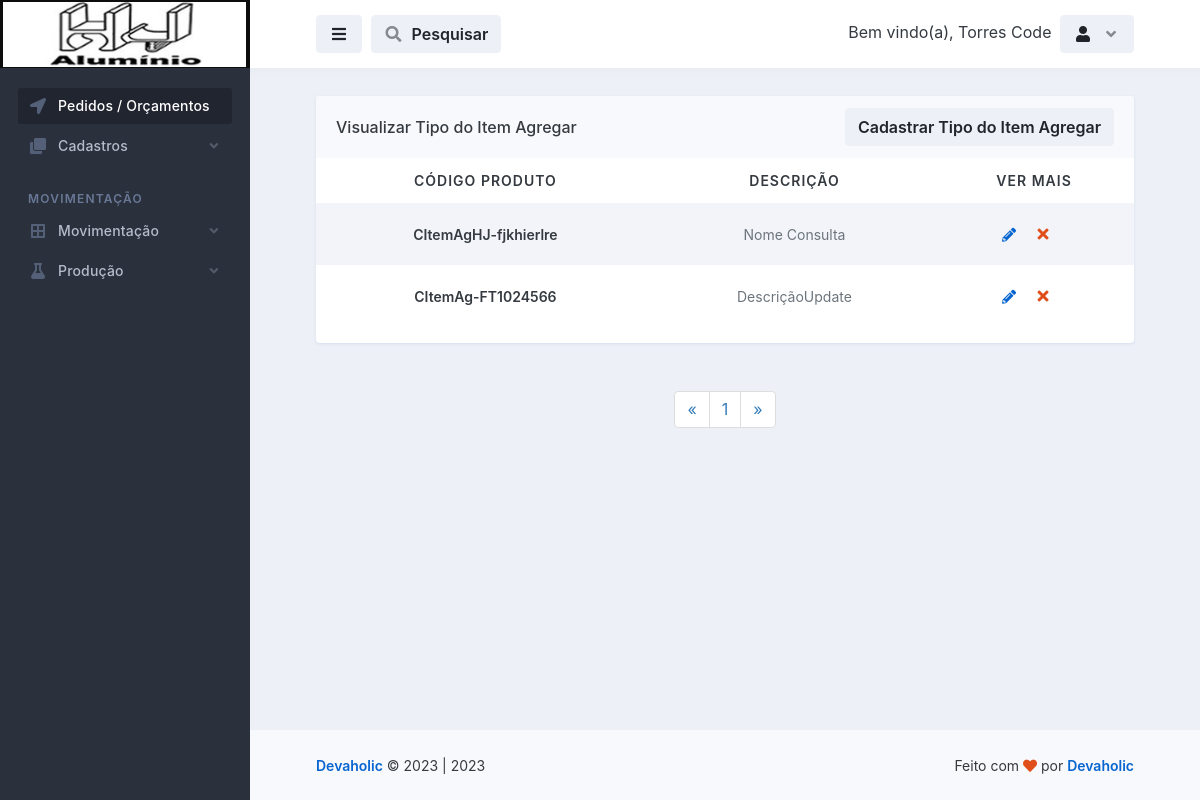
Screenshot of /tipo_do_item_agregar/visualizar_tipo_do_item_agregar.php (signed in) with the database file from the repository.
### tables this page shows
CREATE TABLE `logado` (
  `id` int(11) NOT NULL,
  `nome` varchar(50) NOT NULL,
  `email` varchar(100) NOT NULL,
  `senha` varchar(50) NOT NULL,
  `parceiro_colaborador` varchar(100) NOT NULL,
  `cpf` int(100) NOT NULL,
  `rg` int(20) NOT NULL,
  `cep` int(20) NOT NULL,
  `endereco` varchar(100) NOT NULL,
  `telefone` varchar(50) NOT NULL,
  `complemento` varchar(100) NOT NULL,
  `bairro` varchar(100) NOT NULL,
  `cidade` varchar(100) NOT NULL,
  `uf` varchar(20) NOT NULL,
  `nascimento` varchar(100) NOT NULL,
  `nivel` varchar(20) NOT NULL
);

CREATE TABLE `tipo_do_item_agregar` (
  `id` int(11) NOT NULL,
  `descricao` varchar(255) NOT NULL,
  `codigo_produto` varchar(255) NOT NULL
);

### database.php (called while the page is built, shortened)
<?php
    class database
    {
        public $server = 'localhost';
        public $user = 'root';
        public $pass = '';
        public $bdn = 'maxportas';
        public function __construct()
        {
            try{
            $this->conn = new PDO('mysql:host='.$this->server.'; dbname='.$this->bdn, $this->user, $this->pass);
            } catch(PDOException $e){
                echo "Error $e";
            }
        }
    }
?>

### controllers/controllers_tipo_do_item_agregar.php (called while the page is built, shortened)
<?php
    include "../database.php";
class controllers_tipo_do_item_agregar extends database
{
    public function selecionar_tipo_do_item_agregar()
    {
        $selecionar_tipo_do_item_agregar = $this->conn->prepare("SELECT * FROM tipo_do_item_agregar ORDER BY id DESC");
        $selecionar_tipo_do_item_agregar->execute();
        $resultipo_do_item_agregar = $selecionar_tipo_do_item_agregar->fetchAll(PDO::FETCH_ASSOC);
        return $resultipo_do_item_agregar;
    }
}
?>

### tipo_do_item_agregar/visualizar_tipo_do_item_agregar.php (the view, shortened to what this page needs)
<?php
require_once "../config.php";
$conn = mysqli_connect($DBHOST, $DBUSER, $DBPASS, $DBNAME);
$pagina = (isset($_GET['pagina']))? $_GET['pagina'] : 1;
$result_tipo_do_item_agregar = "SELECT * FROM tipo_do_item_agregar ORDER BY id DESC";
$resultado_tipo_do_item_agregar = mysqli_query($conn, $result_tipo_do_item_agregar);
$total_tipo_do_item_agregar = mysqli_num_rows($resultado_tipo_do_item_agregar);
$quantidade_pg = 10;
$num_pagina = ceil($total_tipo_do_item_agregar/$quantidade_pg);
$incio = ($quantidade_pg*$pagina)-$quantidade_pg;
$result_tipo_do_item_agregar = "SELECT * FROM tipo_do_item_agregar ORDER BY id DESC limit $incio, $quantidade_pg";
$resultado_tipo_do_item_agregar = mysqli_query($conn, $result_tipo_do_item_agregar);
?>
<!doctype html>
<html lang="en">
  <head>
    <link rel="stylesheet" id="css-main" href="../assets/css/dashmix.min.css">
    <link rel="stylesheet" href="../assets/css/pagination.css">
  </head>
  <body>
    <div id="page-container" class="sidebar-o sidebar-dark enable-page-overlay side-scroll page-header-fixed main-content-narrow">
    <?php require_once "../template/sidebar.php" ?>
<header id="page-header">
    <div class="content-header">
    <div class="space-x-1">
        <button type="button" class="btn btn-alt-secondary" data-toggle="layout" data-action="sidebar_toggle">
        <i class="fa fa-fw fa-bars"></i>
        </button>
            <button type="button" class="btn btn-alt-secondary" data-toggle="layout" data-action="header_search_on">
              <i class="fa fa-fw opacity-50 fa-search"></i> <span class="ms-1 d-none d-sm-inline-block">Pesquisar</span>
            </button>
    </div>
    <?php require_once "../template/btn_logout.php"; ?>
    </div>
</header>
      <main id="main-container">
        <div class="content content-full content-boxed">
          <div class="row">
            <div class="col-md-12">
              <div class="block block-rounded block-mode-loading-refresh">
                <div class="block-header block-header-default">
                  <h3 class="block-title">
                    Visualizar Tipo do Item Agregar
                  </h3>
                  <a class="btn btn-alt-secondary" href="tipo_do_item_agregar.php">
                    Cadastrar Tipo do Item Agregar
                  </a>
                </div>
                <div class="table-responsive">
                  <table class="table table-striped table-hover table-borderless table-vcenter fs-sm">
                  <?php
                    require_once "../controllers/controllers_tipo_do_item_agregar.php";
                    $selecionar_tipo_do_item_agregar = new controllers_tipo_do_item_agregar();
                    $result_tipo_do_item_agregar = $selecionar_tipo_do_item_agregar->selecionar_tipo_do_item_agregar();
                    if(count($result_tipo_do_item_agregar) > 0)
                    { ?>
                    <thead style="text-align: center;">
                      <tr class="text-uppercase">
                        <th>Código Produto</th>
                        <th>Descrição</th>
                        <th>Ver Mais</th>
                      </tr>
                    </thead>
                    <?php }?>
                    <tbody style="text-align: center;">
                        <?php
                            require_once "../controllers/controllers_tipo_do_item_agregar.php";
                            $selecionar_tipo_do_item_agregar = new controllers_tipo_do_item_agregar();
                            $result_tipo_do_item_agregar = $selecionar_tipo_do_item_agregar->selecionar_tipo_do_item_agregar();
                            if(count($result_tipo_do_item_agregar) > 0)
                            {
                              while($row_tipo_do_item_agregar = mysqli_fetch_assoc($resultado_tipo_do_item_agregar)){ ?>
                                <tr style="text-align: center;">
                                  <td>
                                      <span class="fw-semibold"><?php echo $row_tipo_do_item_agregar['codigo_produto']; ?></span>
                                  </td>
                                  <td>
                                    <span class="fs-sm text-muted"><?php echo $row_tipo_do_item_agregar['descricao'];?></span>
                                  </td>
                                  <td class="text-center text-nowrap fw-medium" style="display: flex; justify-content: center; align-items: center;">
                                    <a href="./atualizar_tipo_do_item_agregar.php?atualizar_agregar=<?php $idCriptografado = base64_encode($row_tipo_do_item_agregar['id']); echo $idCriptografado;?>">
                                        <i class="fa fa-pencil-alt me-1 opacity-100"></i>
                                    </a>
                                    <?php
                                       echo "<button class='btn' onclick='abrirModal(".$row_tipo_do_item_agregar['id'].")'><i class='fa fa-fw fa-times text-danger'></i></button>";
                                    ?>
                                  </td>
                                </tr>
                          <?php } } else { echo "<h1>Nenhum registo encontrado!</h1>"; } ?>
                    </tbody>
                  </table>
                </div>
                </div>
                <?php
                  $pagina_anterior = $pagina - 1;
                  $pagina_posterior = $pagina + 1;
                ?>
                <nav class="text-center">
                  <ul class="pagination">
                    <li>
                      <?php
                      if($pagina_anterior != 0){ ?>
                        <a href="visualizar_tipo_do_item_agregar.php?pagina=<?php echo $pagina_anterior; ?>" aria-label="Previous">
                          <span aria-hidden="true">&laquo;</span>
                        </a>
                      <?php }else{ ?>
                        <span aria-hidden="true">&laquo;</span>
                      <?php }  ?>
                    </li>
                    <?php
                    for($i = 1; $i < $num_pagina + 1; $i++){ ?>
                      <li><a href="visualizar_tipo_do_item_agregar.php?pagina=<?php echo $i; ?>"><?php echo $i; ?></a>
                      </li>
                    <?php } ?>
                    <li>
                      <?php
                      if($pagina_posterior <= $num_pagina){ ?>
                        <a href="visualizar_tipo_do_item_agregar.php?pagina=<?php echo $pagina_posterior; ?>" aria-label="Previous">
                          <span aria-hidden="true">&raquo;</span>
                        </a>
                      <?php }else{ ?>
                        <span aria-hidden="true">&raquo;</span>
                      <?php }  ?>
                    </li>
                  </ul>
                </nav>
              </div>
        </div>
      </main>
      <?php require_once "../template/footer.php" ?>
    </div>
  </body>
</html>

### template/btn_logout.php (shortened to what this page needs)
<?php
    include "../conexao-bd.php";
    $email = $_SESSION['email'];
    $selecinarUserLogado = $conn->prepare("SELECT * FROM logado WHERE email = :email");
    $selecinarUserLogado->bindValue(':email', $email);
    $selecinarUserLogado->execute();
    $row = $selecinarUserLogado->fetch(PDO::FETCH_ASSOC);
?>
<div class="space-x-1">
    <div class="dropdown d-inline-block">
        <span class="d-sm-inline-block">Bem vindo(a), <?php echo $row['nome']; ?></span>
    </div>
    <div class="dropdown d-inline-block">
    <button type="button" class="btn btn-alt-secondary" id="page-header-user-dropdown" data-bs-toggle="dropdown" aria-haspopup="true" aria-expanded="false">
        <i class="fa fa-fw fa-user"></i>
        <i class="fa fa-fw fa-angle-down opacity-50 ms-1 d-none d-sm-inline-block"></i>
    </button>
    </div>
</div>

### assets/css/pagination.css (style rules this page uses)
.pagination { display:inline-block;padding-left:0;margin:20px 0;border-radius:4px }
.pagination>li { display:inline }
.pagination>li>a,.pagination>li>span { position:relative;float:left;padding:6px 12px;margin-left:-1px;line-height:1.42857143;color:#337ab7;text-decoration:none;background-color:#fff;border:1px solid #ddd }
.pagination>li:first-child>a,.pagination>li:first-child>span { margin-left:0;border-top-left-radius:4px;border-bottom-left-radius:4px }
.pagination>li:last-child>a,.pagination>li:last-child>span { border-top-right-radius:4px;border-bottom-right-radius:4px }

### rows the page displays
logado: nome "Torres Code"
tipo_do_item_agregar: codigo_produto "CItemAgHJ-fjkhierlre", descricao "Nome Consulta"
tipo_do_item_agregar: codigo_produto "CItemAg-FT1024566", descricao "DescriçãoUpdate"

### other values shown
Date('Y') "2023"
